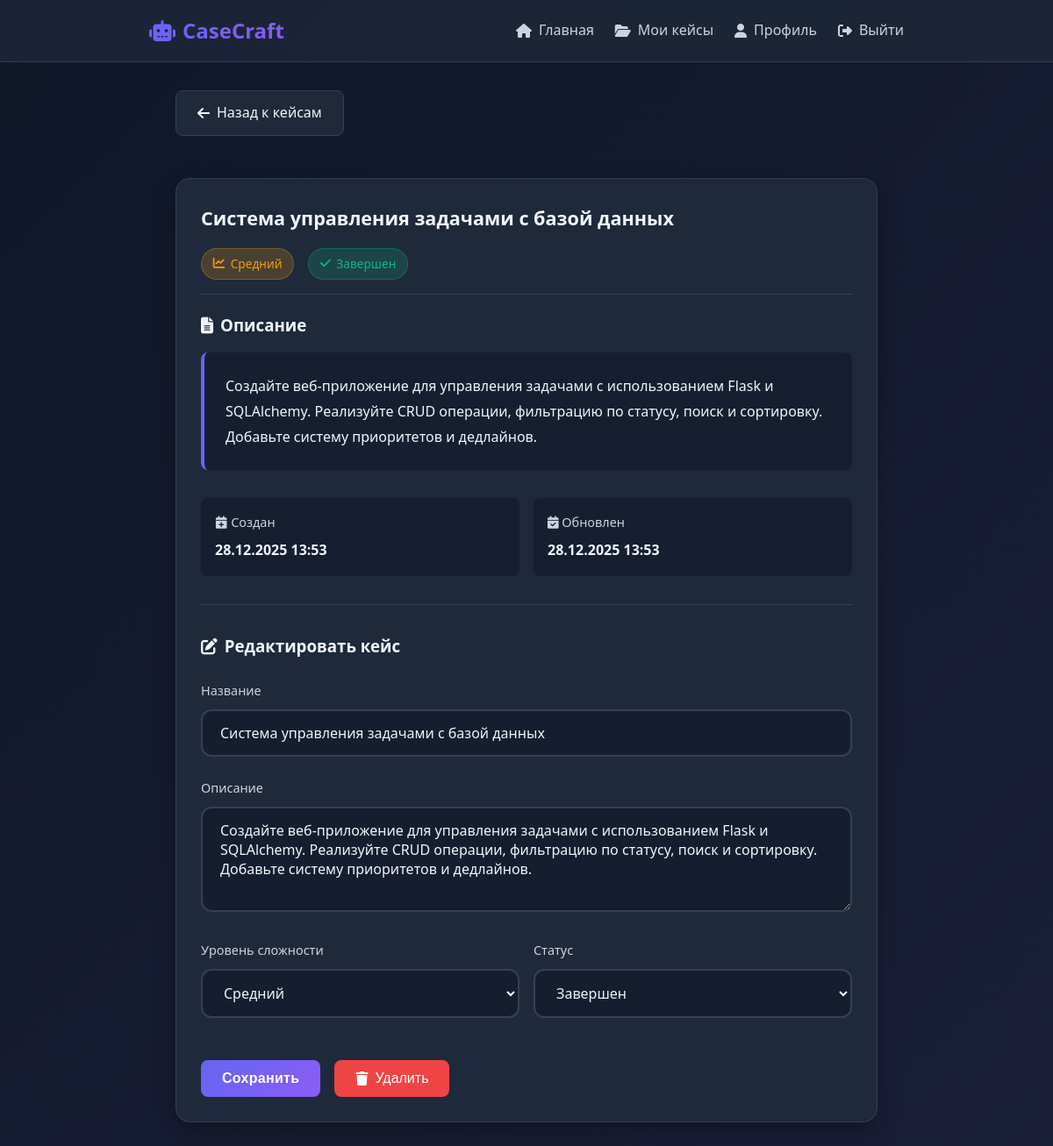
The app's page /case/1 (signed in) with its own data.
### models.py (models this page shows, shortened)
class Case(db.Model):
    id = db.Column(db.Integer, primary_key=True)
    title = db.Column(db.String(200), nullable=False)
    description = db.Column(db.Text, nullable=False)
    level = db.Column(db.String(20), nullable=False)  # beginner, intermediate, advanced
    status = db.Column(db.String(20), default='new')  # new, in_progress, completed, archived
    tags = db.Column(db.String(200))  # JSON строка с тегами
    created_at = db.Column(db.DateTime, default=datetime.utcnow)
    updated_at = db.Column(db.DateTime, default=datetime.utcnow, onupdate=datetime.utcnow)
    user_id = db.Column(db.Integer, db.ForeignKey('user.id'), nullable=False)

### app.py (the view)
@app.route('/case/<int:case_id>')
@login_required
def view_case(case_id):
    case = Case.query.get_or_404(case_id)
    if case.user_id != current_user.id:
        flash('У вас нет доступа к этому кейсу', 'error')
        return redirect(url_for('my_cases'))
    form = CaseEditForm(obj=case)
    return render_template('case_detail.html', case=case, form=form)

### forms.py
class CaseEditForm(FlaskForm):
    title = StringField('Название', validators=[DataRequired(), Length(max=200)])
    description = TextAreaField('Описание', validators=[DataRequired()])
    level = SelectField('Уровень сложности', choices=[
        ('beginner', 'Начинающий'),
        ('intermediate', 'Средний'),
        ('advanced', 'Продвинутый')
    ], validators=[DataRequired()])
    status = SelectField('Статус', choices=[
        ('new', 'Новый'),
        ('in_progress', 'В процессе'),
        ('completed', 'Завершен'),
        ('archived', 'Архив')
    ], validators=[DataRequired()])
    submit = SubmitField('Сохранить')

### app.py (called while the page is built)
@login_manager.user_loader
def load_user(user_id):
    return User.query.get(int(user_id))

### templates/case_detail.html (shortened to what this page needs)
{% extends "base.html" %}
{% block content %}
<div class="fade-in">
    <div style="margin-bottom: 2rem;">
        <a href="{{ url_for('my_cases') }}" class="btn btn-secondary" style="margin-bottom: 1rem;">
            <i class="fas fa-arrow-left"></i>
            Назад к кейсам
        </a>
    </div>
    <div class="card">
        <div class="card-header">
            <h1 class="card-title">{{ case.title }}</h1>
            <div style="display: flex; gap: 1rem; flex-wrap: wrap; margin-top: 1rem;">
                <span class="badge badge-{{ case.level }}">
                    {% if case.level == 'beginner' %}
                        <i class="fas fa-seedling"></i> Начинающий
                    {% elif case.level == 'intermediate' %}
                        <i class="fas fa-chart-line"></i> Средний
                    {% else %}
                        <i class="fas fa-fire"></i> Продвинутый
                    {% endif %}
                </span>
                <span class="badge badge-{{ case.status }}">
                    {% if case.status == 'new' %}
                        <i class="fas fa-star"></i> Новый
                    {% elif case.status == 'in_progress' %}
                        <i class="fas fa-spinner"></i> В процессе
                    {% elif case.status == 'completed' %}
                        <i class="fas fa-check"></i> Завершен
                    {% else %}
                        <i class="fas fa-archive"></i> Архив
                    {% endif %}
                </span>
            </div>
        </div>
        <div style="margin-bottom: 2rem;">
            <h3 style="margin-bottom: 1rem; display: flex; align-items: center; gap: 0.5rem;">
                <i class="fas fa-file-alt"></i>
                Описание
            </h3>
            <div style="background: rgba(15, 23, 42, 0.5); padding: 1.5rem; border-radius: 8px; border-left: 4px solid var(--primary-color);">
                <p style="white-space: pre-wrap; line-height: 1.8;">{{ case.description }}</p>
            </div>
        </div>
        <div style="display: grid; grid-template-columns: repeat(auto-fit, minmax(200px, 1fr)); gap: 1rem; margin-bottom: 2rem;">
            <div style="background: rgba(15, 23, 42, 0.5); padding: 1rem; border-radius: 8px;">
                <div style="color: var(--text-secondary); font-size: 0.9rem; margin-bottom: 0.5rem;">
                    <i class="fas fa-calendar-plus"></i> Создан
                </div>
                <div style="font-weight: 600;">{{ case.created_at.strftime('%d.%m.%Y %H:%M') }}</div>
            </div>
            {% if case.updated_at != case.created_at %}
            <div style="background: rgba(15, 23, 42, 0.5); padding: 1rem; border-radius: 8px;">
                <div style="color: var(--text-secondary); font-size: 0.9rem; margin-bottom: 0.5rem;">
                    <i class="fas fa-calendar-check"></i> Обновлен
                </div>
                <div style="font-weight: 600;">{{ case.updated_at.strftime('%d.%m.%Y %H:%M') }}</div>
            </div>
            {% endif %}
        </div>
        <div style="border-top: 1px solid var(--border-color); padding-top: 2rem; margin-top: 2rem;">
            <h3 style="margin-bottom: 1.5rem; display: flex; align-items: center; gap: 0.5rem;">
                <i class="fas fa-edit"></i>
                Редактировать кейс
            </h3>
            <form method="POST" action="{{ url_for('edit_case', case_id=case.id) }}">
                <div class="form-group">
                    {{ form.title.label(class="form-label") }}
                    {{ form.title(class="form-control") }}
                </div>
                <div class="form-group">
                    {{ form.description.label(class="form-label") }}
                    {{ form.description(class="form-control") }}
                </div>
                <div style="display: grid; grid-template-columns: repeat(auto-fit, minmax(200px, 1fr)); gap: 1rem;">
                    <div class="form-group">
                        {{ form.level.label(class="form-label") }}
                        {{ form.level(class="form-control") }}
                    </div>
                    <div class="form-group">
                        {{ form.status.label(class="form-label") }}
                        {{ form.status(class="form-control") }}
                    </div>
                </div>
                <div style="display: flex; gap: 1rem; margin-top: 1.5rem;">
                    {{ form.submit(class="btn btn-primary") }}
                    <button type="button" class="btn btn-danger" onclick="if(confirm('Вы уверены, что хотите удалить этот кейс?')) { document.getElementById('delete-form').submit(); }">
                        <i class="fas fa-trash"></i>
                        Удалить
                    </button>
                </div>
            </form>
        </div>
    </div>
</div>
{% endblock %}

### templates/base.html (shortened to what this page needs)
<!DOCTYPE html>
<html lang="ru">
<head>
    <link rel="stylesheet" href="{{ url_for('static', filename='css/style.css') }}">
    <link rel="stylesheet" href="https://cdnjs.cloudflare.com/ajax/libs/font-awesome/6.4.0/css/all.min.css">
</head>
<body>
    <nav class="navbar">
        <div class="navbar-content">
            <a href="{{ url_for('index') }}" class="logo">
                <i class="fas fa-robot"></i>
                <span>CaseCraft</span>
            </a>
            <div class="nav-links">
                {% if current_user.is_authenticated %}
                    <a href="{{ url_for('dashboard') }}">
                        <i class="fas fa-home"></i>
                        <span>Главная</span>
                    </a>
                    <a href="{{ url_for('my_cases') }}">
                        <i class="fas fa-folder-open"></i>
                        <span>Мои кейсы</span>
                    </a>
                    <a href="{{ url_for('profile') }}">
                        <i class="fas fa-user"></i>
                        <span>Профиль</span>
                    </a>
                    <a href="{{ url_for('logout') }}">
                        <i class="fas fa-sign-out-alt"></i>
                        <span>Выйти</span>
                    </a>
                {% endif %}
            </div>
        </div>
    </nav>
    <main class="content-container" style="padding: 2rem 0;">
        {% block content %}{% endblock %}
    </main>
</body>
</html>

### static/css/style.css (style rules this page uses)
:root { --primary-color: #6366f1; --primary-dark: #4f46e5; --primary-light: #818cf8; --secondary-color: #8b5cf6; --accent-color: #ec4899; --bg-dark: #0f172a; --bg-card: #1e293b; --bg-hover: #334155; --text-primary: #f1f5f9; --text-secondary: #cbd5e1; --text-muted: #94a3b8; --success: #10b981; --warning: #f59e0b; --error: #ef4444; --border-color: #334155; --shadow: 0 10px 25px rgba(0, 0, 0, 0.3); --shadow-lg: 0 20px 40px rgba(0, 0, 0, 0.4); }
* { margin: 0; padding: 0; box-sizing: border-box; }
body { font-family: 'Segoe UI', Tahoma, Geneva, Verdana, sans-serif; background: linear-gradient(135deg, var(--bg-dark) 0%, #1a1f3a 100%); color: var(--text-primary); min-height: 100vh; line-height: 1.6; }
.content-container { max-width: 800px; margin: 0 auto; padding: 0 20px; }
.navbar { background: rgba(30, 41, 59, 0.8); backdrop-filter: blur(10px); padding: 1rem 0; position: sticky; top: 0; z-index: 1000; border-bottom: 1px solid var(--border-color); }
.navbar-content { display: flex; justify-content: space-between; align-items: center; max-width: 900px; margin: 0 auto; padding: 0 20px; }
.logo { font-size: 1.5rem; font-weight: bold; background: linear-gradient(135deg, var(--primary-color), var(--secondary-color)); -webkit-background-clip: text; -webkit-text-fill-color: transparent; background-clip: text; display: flex; align-items: center; gap: 0.5rem; }
.nav-links { display: flex; gap: 1.5rem; align-items: center; flex-wrap: wrap; }
.nav-links a { color: var(--text-secondary); text-decoration: none; transition: color 0.3s; display: flex; align-items: center; gap: 0.5rem; }
.btn { padding: 0.75rem 1.5rem; border: none; border-radius: 8px; font-size: 1rem; cursor: pointer; transition: all 0.3s; text-decoration: none; display: inline-flex; align-items: center; gap: 0.5rem; font-weight: 500; }
.btn-primary { background: linear-gradient(135deg, var(--primary-color), var(--secondary-color)); color: white; border: none; font-weight: 600; letter-spacing: 0.3px; }
.btn-secondary { background: var(--bg-card); color: var(--text-primary); border: 1px solid var(--border-color); }
.btn-danger { background: var(--error); color: white; }
.card { background: var(--bg-card); border-radius: 16px; padding: 1.75rem; box-shadow: var(--shadow); border: 1px solid var(--border-color); transition: transform 0.3s, box-shadow 0.3s; max-width: 100%; }
.card-header { margin-bottom: 1.25rem; padding-bottom: 1rem; border-bottom: 1px solid var(--border-color); }
.card-title { font-size: 1.35rem; font-weight: 600; margin-bottom: 0.5rem; display: flex; align-items: center; gap: 0.75rem; }
.form-group { margin-bottom: 1.5rem; }
.form-label { display: block; margin-bottom: 0.5rem; color: var(--text-secondary); font-weight: 500; }
.form-control { width: 100%; padding: 0.875rem 1.25rem; background: rgba(15, 23, 42, 0.6); border: 2px solid var(--border-color); border-radius: 12px; color: var(--text-primary); font-size: 1rem; transition: all 0.3s ease; font-family: inherit; }
.form-control::placeholder { color: var(--text-muted); }
textarea.form-control { resize: vertical; min-height: 120px; }
select.form-control { cursor: pointer; }
.badge { padding: 0.4rem 0.8rem; border-radius: 20px; font-size: 0.85rem; font-weight: 500; display: inline-flex; align-items: center; gap: 0.4rem; }
.badge-intermediate { background: rgba(245, 158, 11, 0.2); color: var(--warning); border: 1px solid rgba(245, 158, 11, 0.3); }
.badge-completed { background: rgba(16, 185, 129, 0.2); color: var(--success); border: 1px solid rgba(16, 185, 129, 0.3); }
.fade-in { animation: fadeIn 0.5s ease-out; }
.form-group { position: relative; }
.form-label { display: block; margin-bottom: 0.625rem; color: var(--text-secondary); font-weight: 500; font-size: 0.9rem; }

### records on screen
Case: title "Система управления задачами с базой данных", description "Создайте веб-приложение для управления задачами с использованием Flask и SQLAlchemy. Реализуйте CRUD операции, фильтрацию по статусу, поиск и сортировку. Добавьте систему приоритетов и дедлайнов.", created_at "28.12.2025 13:53", updated_at "28.12.2025 13:53", level "Средний", status "Завершен"
